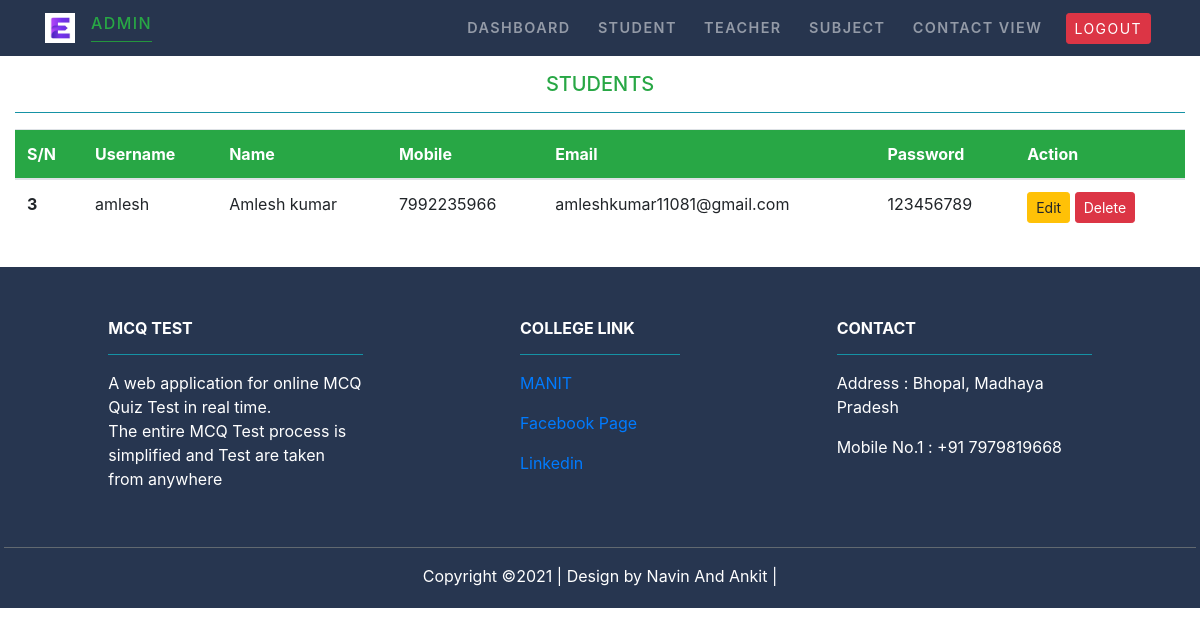
/Adminstudent/, run on the app's committed database.
### Student/models.py (models this page shows, shortened)
class Student(models.Model):
    username=models.CharField(max_length=20, unique=True)
    name=models.CharField(max_length=50)
    email=models.EmailField(max_length=100)
    mobile= models.CharField(max_length=11)
    password=models.CharField(max_length=30)

### MCQ_Test/views.py (the view)
# urls.py: path('Adminstudent/', views.admin_student,name="adminstudent"),
def admin_student(request):
    st=Student.objects.all()
    return render(request,'MCQ_Test/adminstudent.html',{'stu':st})

### MCQ_Test/templates/MCQ_Test/adminstudent.html (shortened to what this page needs)
{% extends 'MCQ_Test/adminbase.html' %}
{% load static %}
{% block content %}
<div class="py-3">
<div class=" container-fluid">
<div class="text-center text-success">
<h5>STUDENTS</h5>
<hr class="bg-info">
</div>
{% if stu %}
<table class="table">
  <thead class="bg-success text-white">
    <tr>
      <th scope="col">S/N</th>
      <th scope="col">Username</th>
      <th scope="col">Name</th>
      <th scope="col">Mobile</th>
      <th scope="col">Email</th>
      <th scope="col">Password</th>
      <th scope="col">Action</th>
    </tr>
  </thead>
  <tbody>
  {% for s in  stu %}
    <tr>
      <th scope="row">{{s.id}}</th>
      <td>{{s.username}}</td>
      <td>{{s.name}}</td>
      <td>{{s.mobile}}</td>
      <td>{{s.email}}</td>
      <td>{{s.password}}</td>
      <td>
          <a href="{% url 'editstudent' s.id %}" class='btn btn-warning btn-sm'>Edit</a>
          <form action="{% url 'deletestudent' s.id %}" method="POST" class='d-inline'>
            <input type="submit" class="btn btn-danger btn-sm" value="Delete">
          </form>
      </td>
    </tr>
  {% endfor %}
  </tbody>
</table>
{% endif %}
</div>
</div>
{% endblock content %}

### data on the page
Student: id "3", username "amlesh", name "Amlesh kumar", mobile "7992235966", email "amleshkumar11081@gmail.com", password "123456789"
